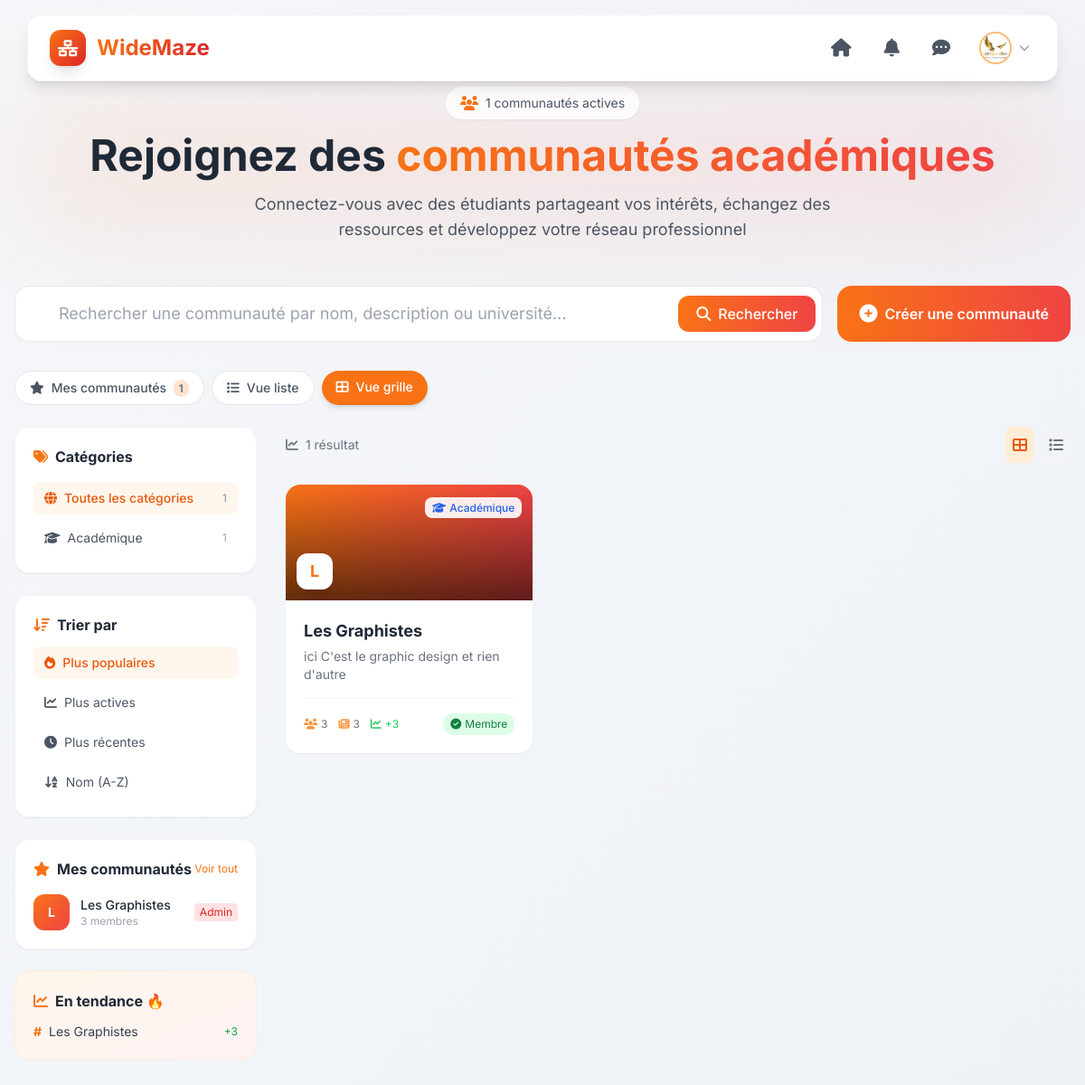
The page /pages/communautes.php (signed in) on the database its author committed.
### tables this page shows
CREATE TABLE IF NOT EXISTS `communautes` (
  `id_communaute` int UNSIGNED NOT NULL AUTO_INCREMENT,
  `nom` varchar(100) NOT NULL,
  `description` text,
  `image_couverture` varchar(255) DEFAULT NULL,
  `categorie` enum('Academic','Club','Social','Sports','Arts','Tech','Career') DEFAULT 'Academic',
  `id_createur` int UNSIGNED NOT NULL,
  `is_active` tinyint(1) DEFAULT '1',
  `date_creation` datetime DEFAULT CURRENT_TIMESTAMP,
  `created_at` timestamp NULL DEFAULT CURRENT_TIMESTAMP,
  `updated_at` timestamp NULL DEFAULT CURRENT_TIMESTAMP ON UPDATE CURRENT_TIMESTAMP,
  PRIMARY KEY (`id_communaute`),
  KEY `idx_categorie` (`categorie`),
  KEY `id_createur` (`id_createur`),
  KEY `idx_active` (`is_active`)
);

### pages/communautes.php (the view, shortened to what the rows shown need)
<?php
require_once __DIR__ . '/../config/config.php';
$userId = $_SESSION['user_id'];
$page = max(1, intval($_GET['page'] ?? 1));
$limit = 12;
$offset = ($page - 1) * $limit;
$sort = $_GET['sort'] ?? 'popular';
$search = trim($_GET['search'] ?? '');
$view = $_GET['view'] ?? 'grid';
$myOnly = isset($_GET['my']) && $_GET['my'] == '1';
$categories = [
    'all' => ['name' => 'Toutes', 'icon' => 'globe', 'color' => 'gray', 'bg' => 'bg-gray-100', 'text' => 'text-gray-600'],
    'Academic' => ['name' => 'Académique', 'icon' => 'graduation-cap', 'color' => 'blue', 'bg' => 'bg-blue-100', 'text' => 'text-blue-600'],
    'Club' => ['name' => 'Club', 'icon' => 'users', 'color' => 'green', 'bg' => 'bg-green-100', 'text' => 'text-green-600'],
    'Social' => ['name' => 'Social', 'icon' => 'heart', 'color' => 'pink', 'bg' => 'bg-pink-100', 'text' => 'text-pink-600'],
    'Sports' => ['name' => 'Sports', 'icon' => 'futbol', 'color' => 'orange', 'bg' => 'bg-orange-100', 'text' => 'text-orange-600'],
    'Arts' => ['name' => 'Arts & Culture', 'icon' => 'palette', 'color' => 'purple', 'bg' => 'bg-purple-100', 'text' => 'text-purple-600'],
    'Tech' => ['name' => 'Technologie', 'icon' => 'microchip', 'color' => 'indigo', 'bg' => 'bg-indigo-100', 'text' => 'text-indigo-600'],
    'Career' => ['name' => 'Carrière', 'icon' => 'briefcase', 'color' => 'yellow', 'bg' => 'bg-yellow-100', 'text' => 'text-yellow-700']
];
$communities = [];
try {
    $sql = "
        SELECT c.*, u.surnom as creator_name, u.avatar as creator_avatar,
            (SELECT COUNT(*) FROM communaute_membres WHERE id_communaute = c.id_communaute) as member_count,
            (SELECT COUNT(*) FROM posts WHERE id_communaute = c.id_communaute) as posts_count,
            (SELECT COUNT(*) FROM posts WHERE id_communaute = c.id_communaute AND date_publication > DATE_SUB(NOW(), INTERVAL 7 DAY)) as posts_week,
            (SELECT EXISTS(SELECT 1 FROM communaute_membres WHERE id_communaute = c.id_communaute AND id_utilisateur = ?)) as is_member,
            (SELECT created_at FROM communaute_membres WHERE id_communaute = c.id_communaute AND id_utilisateur = ?) as joined_at,
            (SELECT COUNT(*) FROM communaute_membres WHERE id_communaute = c.id_communaute AND created_at > DATE_SUB(NOW(), INTERVAL 7 DAY)) as new_members_week
        FROM communautes c
        JOIN utilisateurs u ON c.id_createur = u.id
        WHERE c.is_active = 1
    ";
    $params = [$userId, $userId];
    switch ($sort) {
        case 'popular':
        default:
            $sql .= " ORDER BY member_count DESC, posts_count DESC";
            break;
    }
    $sql .= " LIMIT ? OFFSET ?";
    $params[] = $limit;
    $params[] = $offset;
    $stmt = $pdo->prepare($sql);
    $stmt->execute($params);
    $communities = $stmt->fetchAll();
} catch (PDOException $e) {
    error_log("Error fetching communities: " . $e->getMessage());
}
$myCommunities = [];
try {
    $stmt = $pdo->prepare("
        SELECT c.*, u.surnom as creator_name,
            (SELECT COUNT(*) FROM communaute_membres WHERE id_communaute = c.id_communaute) as member_count,
            cm.created_at as joined_at,
            cm.role as member_role
        FROM communaute_membres cm
        JOIN communautes c ON cm.id_communaute = c.id_communaute
        JOIN utilisateurs u ON c.id_createur = u.id
        WHERE cm.id_utilisateur = ? AND c.is_active = 1
        ORDER BY cm.created_at DESC
        LIMIT 8
    ");
    $stmt->execute([$userId]);
    $myCommunities = $stmt->fetchAll();
} catch (PDOException $e) {
    error_log("Error fetching my communities: " . $e->getMessage());
}
$trendingCommunities = [];
try {
    $stmt = $pdo->prepare("
        SELECT c.*, u.surnom as creator_name,
            (SELECT COUNT(*) FROM communaute_membres WHERE id_communaute = c.id_communaute) as member_count,
            (SELECT COUNT(*) FROM communaute_membres WHERE id_communaute = c.id_communaute AND created_at > DATE_SUB(NOW(), INTERVAL 7 DAY)) as new_members
        FROM communautes c
        JOIN utilisateurs u ON c.id_createur = u.id
        WHERE c.is_active = 1
        ORDER BY new_members DESC, member_count DESC
        LIMIT 5
    ");
    $stmt->execute();
    $trendingCommunities = $stmt->fetchAll();
} catch (PDOException $e) {
    error_log("Error fetching trending: " . $e->getMessage());
}
?>
<!DOCTYPE html>
<html lang="fr">
<head>
    <script src="https://cdn.tailwindcss.com"></script>
    <link rel="stylesheet" href="https://cdnjs.cloudflare.com/ajax/libs/font-awesome/6.4.0/css/all.min.css">
</head>
<body class="min-h-screen">
    <div class="container mx-auto pt-24 pb-8 px-4 max-w-7xl">
        <div class="relative mb-12">
            <div class="relative text-center">
                <h1 class="text-4xl md:text-5xl font-bold text-gray-800 mb-4">
                    Rejoignez des <span class="bg-gradient-to-r from-orange-500 to-red-500 bg-clip-text text-transparent">communautés académiques</span>
                </h1>
            </div>
        </div>
        <div class="grid lg:grid-cols-4 gap-8">
            <div class="lg:col-span-1 space-y-6">
                <?php if (!empty($myCommunities) && !$myOnly): ?>
                    <div class="bg-white rounded-2xl shadow-sm p-5 border border-gray-100">
                        <div class="space-y-3">
                            <?php foreach (array_slice($myCommunities, 0, 5) as $community): ?>
                                <div class="flex items-center gap-3">
                                    <div class="w-10 h-10 bg-gradient-to-br from-orange-500 to-red-500 rounded-xl flex items-center justify-center text-white font-bold text-sm">
                                        <?= strtoupper(substr($community['nom'], 0, 1)) ?>
                                    </div>
                                    <div class="flex-1 min-w-0">
                                        <a href="communaute.php?id=<?= $community['id_communaute'] ?>" class="font-medium text-gray-800 hover:text-orange-500 truncate block text-sm">
                                            <?= htmlspecialchars($community['nom']) ?>
                                        </a>
                                        <p class="text-xs text-gray-400"><?= number_format($community['member_count']) ?> membres</p>
                                    </div>
                                    <?php if ($community['member_role'] == 'admin'): ?>
                                        <span class="text-xs bg-red-100 text-red-600 px-1.5 py-0.5 rounded">Admin</span>
                                    <?php endif; ?>
                                </div>
                            <?php endforeach; ?>
                        </div>
                    </div>
                <?php endif; ?>
                <?php if (!empty($trendingCommunities)): ?>
                    <div class="bg-gradient-to-br from-orange-50 to-red-50 rounded-2xl p-5 border border-orange-100">
                        <div class="space-y-3">
                            <?php foreach ($trendingCommunities as $trend): ?>
                                <div class="flex items-center gap-2">
                                    <span class="text-orange-500 font-bold text-sm">#<?= $loop->iteration ?></span>
                                    <a href="communaute.php?id=<?= $trend['id_communaute'] ?>" class="flex-1 text-sm text-gray-700 hover:text-orange-500 truncate">
                                        <?= htmlspecialchars($trend['nom']) ?>
                                    </a>
                                    <span class="text-xs text-green-600">+<?= $trend['new_members'] ?></span>
                                </div>
                            <?php endforeach; ?>
                        </div>
                    </div>
                <?php endif; ?>
            </div>
            <div class="lg:col-span-3">
                <?php if (empty($communities)): ?>
                    <div class="bg-white rounded-2xl shadow-sm p-16 text-center">
                        <div class="w-32 h-32 bg-gradient-to-br from-gray-100 to-gray-200 rounded-full flex items-center justify-center mx-auto mb-6">
                            <i class="fas fa-users-slash text-4xl text-gray-400"></i>
                        </div>
                        <h3 class="text-2xl font-bold text-gray-700 mb-2">Aucune communauté trouvée</h3>
                        <p class="text-gray-500 mb-6 max-w-md mx-auto">
                            <?= !empty($search) ? "Aucune communauté ne correspond à \"$search\"" : "Aucune communauté n'a encore été créée" ?>
                        </p>
                        <button onclick="openCreateModal()" class="bg-gradient-to-r from-orange-500 to-red-500 text-white px-6 py-3 rounded-xl font-medium hover:shadow-lg transition-all">
                            <i class="fas fa-plus mr-2"></i>Créer la première communauté
                        </button>
                    </div>
                <?php else: ?>
                    <?php if ($view == 'grid'): ?>
                        <div class="grid md:grid-cols-2 lg:grid-cols-3 gap-6">
                            <?php foreach ($communities as $community):
                                $catInfo = $categories[$community['categorie']] ?? ['name' => $community['categorie'], 'icon' => 'tag', 'color' => 'gray', 'bg' => 'bg-gray-100', 'text' => 'text-gray-600'];
                            ?>
                                <div class="community-card bg-white rounded-2xl shadow-sm overflow-hidden hover:shadow-xl transition-all group">
                                    <div class="h-32 bg-gradient-to-r from-orange-500 to-red-500 relative overflow-hidden">
                                        <div class="absolute inset-0 bg-gradient-to-t from-black/60 to-transparent"></div>
                                        <div class="absolute top-3 right-3">
                                            <span class="px-2 py-1 bg-white/90 backdrop-blur-sm rounded-lg text-xs font-medium <?= $catInfo['text'] ?>">
                                                <i class="fas fa-<?= $catInfo['icon'] ?> mr-1"></i><?= $catInfo['name'] ?>
                                            </span>
                                        </div>
                                        <div class="absolute bottom-3 left-3">
                                            <div class="flex items-center gap-2">
                                                <div class="w-10 h-10 bg-white rounded-xl flex items-center justify-center shadow-lg">
                                                    <span class="font-bold text-orange-500 text-lg"><?= strtoupper(substr($community['nom'], 0, 1)) ?></span>
                                                </div>
                                            </div>
                                        </div>
                                    </div>
                                    <div class="p-5">
                                        <a href="communaute.php?id=<?= $community['id_communaute'] ?>" class="block">
                                            <h3 class="font-bold text-gray-800 text-lg hover:text-orange-500 transition-colors line-clamp-1">
                                                <?= htmlspecialchars($community['nom']) ?>
                                            </h3>
                                        </a>
                                        <p class="text-gray-500 text-sm mt-1 line-clamp-2"><?= htmlspecialchars($community['description'] ?? 'Aucune description') ?></p>
                                        <div class="flex items-center justify-between mt-4 pt-4 border-t border-gray-100">
                                            <div class="flex items-center gap-3 text-xs text-gray-500">
                                                <span class="flex items-center gap-1 stat-badge cursor-help" title="Membres">
                                                    <i class="fas fa-users text-orange-400"></i>
                                                    <?= number_format($community['member_count']) ?>
                                                </span>
                                                <span class="flex items-center gap-1 stat-badge cursor-help" title="Publications">
                                                    <i class="fas fa-newspaper text-orange-400"></i>
                                                    <?= number_format($community['posts_count'] ?? 0) ?>
                                                </span>
                                                <?php if (($community['new_members_week'] ?? 0) > 0): ?>
                                                    <span class="flex items-center gap-1 text-green-500">
                                                        <i class="fas fa-chart-line"></i>
                                                        +<?= $community['new_members_week'] ?>
                                                    </span>
                                                <?php endif; ?>
                                            </div>
                                            <?php if ($community['is_member']): ?>
                                                <span class="text-xs bg-green-100 text-green-700 px-2 py-1 rounded-full">
                                                    <i class="fas fa-check-circle mr-1"></i>Membre
                                                </span>
                                            <?php endif; ?>
                                        </div>
                                    </div>
                                </div>
                            <?php endforeach; ?>
                        </div>
                    <?php endif; ?>
                <?php endif; ?>
            </div>
        </div>
    </div>
</body>
</html>

### rows shown on the page
communautes: nom "L", nom "Les Graphistes", member_count "3", new_members "3", categorie "Académique", description "ici C'est le graphic design et rien d'autre", posts_count "3", new_members_week "3"

### other values the page prints
$totalCommunities "1"
count($myCommunities) "1"
$catInfo['name'] "Académique"
$cat['count'] "1"
